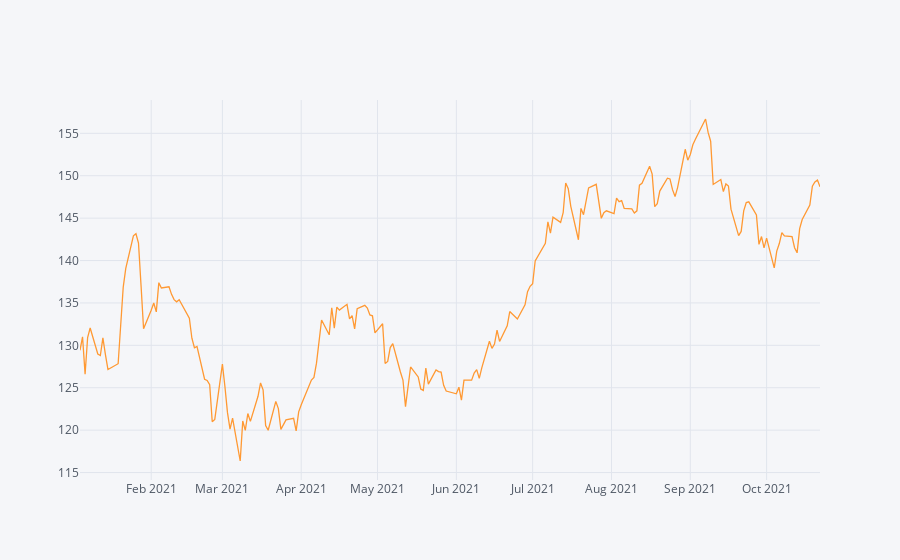

Notebook code for this chart:
### Code cell
fig.show()

### Figure 1 — Plotly figure (JSON) as saved in the notebook; plotly's stock layout.template omitted (floating-point values rounded to 4 significant figures; data arrays with more than 128 entries replaced by an {"elided": "..."} marker saying what was removed)
{"data": [{"line": {"color": "rgba(255, 153, 51, 1.0)", "dash": "solid", "shape": "linear", "width": 1.3}, "mode": "lines", "name": "Close", "text": "", "type": "scatter", "x": {"elided": "204 str values"}, "y": {"elided": "204 float values"}}], "layout": {"legend": {"bgcolor": "#F5F6F9", "font": {"color": "#4D5663"}}, "paper_bgcolor": "#F5F6F9", "plot_bgcolor": "#F5F6F9", "title": {"font": {"color": "#4D5663"}}, "xaxis": {"gridcolor": "#E1E5ED", "showgrid": true, "tickfont": {"color": "#4D5663"}, "title": {"font": {"color": "#4D5663"}, "text": ""}, "zerolinecolor": "#E1E5ED"}, "yaxis": {"gridcolor": "#E1E5ED", "showgrid": true, "tickfont": {"color": "#4D5663"}, "title": {"font": {"color": "#4D5663"}, "text": ""}, "zerolinecolor": "#E1E5ED"}}}
